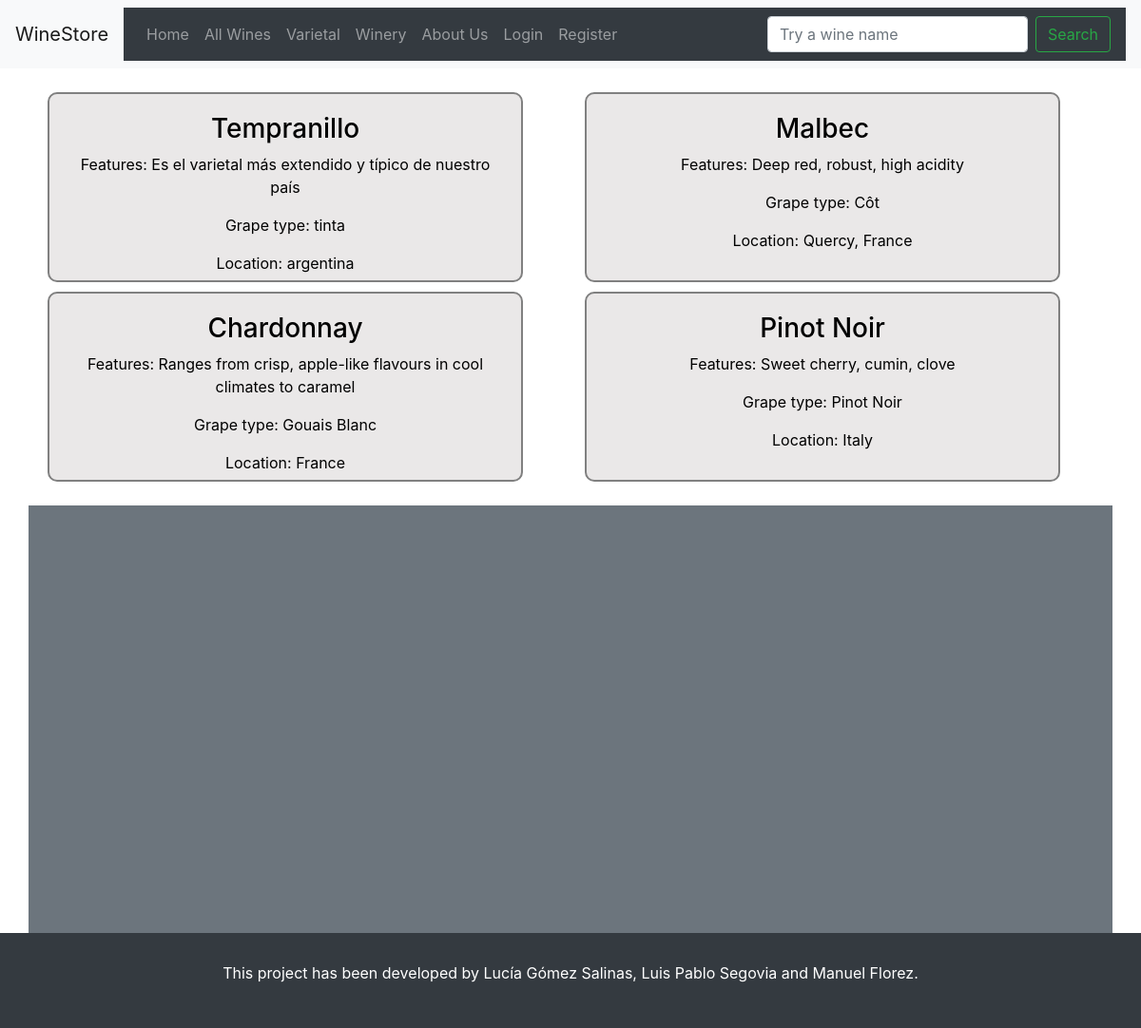
Page /varietal/varietal/ on the committed database.
### varietal/models.py (models this page shows, shortened)
class varietal(models.Model):
    name = models.CharField(max_length=100)
    features = models.CharField(max_length=300)
    type_grape = models.CharField(max_length=50)
    location = models.CharField(max_length=100)

### varietal/views.py (the view)
# urls.py: path('varietal/', varietal_func, name='varietal'),
def varietal_func(request):
    varietal_list = varietal.objects.all()
    context = {
        'varietal_list':varietal_list
    }
    return render(request, 'varietal/varietal_list.html', context=context)

### templates/varietal/varietal_list.html (shortened to what this page needs)
{% extends 'base.html' %}
{% block content %}
    <div class="container" style="padding: 20px;">
        {% if varietal_list %}
        <div class="row">
            {% for varietal in varietal_list %}
                <div class="item col-6" style="text-align: center;">
                    <div class="container"
                    style="padding: 20px; border: 2px solid gray;
                    border-radius: 10px; margin: 5px 0px;
                    width: 500px; height: 200px;
                    background-color: rgb(234, 232, 232);">
                        <a href="/varietal/varietal_products/{{varietal.id}}/" style="color: black;">
                            <h3>{{ varietal.name }}</h3>
                            <p>Features: {{ varietal.features }}</p>
                            <p>Grape type: {{ varietal.type_grape }}</p>
                            <p>Location: {{ varietal.location }}</p>
                        </a>
                    </div>
                </div>
            {% endfor %}
        </div>
        {% else %}
            <p>There is not any added varietal.</p>
        {% endif %}
    </div>
{% endblock %}

### rows in the picture
varietal: name "Tempranillo", features "Es el varietal más extendido y típico de nuestro país", type_grape "tinta", location "argentina"
varietal: name "Malbec", features "Deep red, robust, high acidity", type_grape "Côt", location "Quercy, France"
varietal: name "Chardonnay", features "Ranges from crisp, apple-like flavours in cool climates to caramel", type_grape "Gouais Blanc", location "France"
varietal: name "Pinot Noir", features "Sweet cherry, cumin, clove", type_grape "Pinot Noir", location "Italy"
